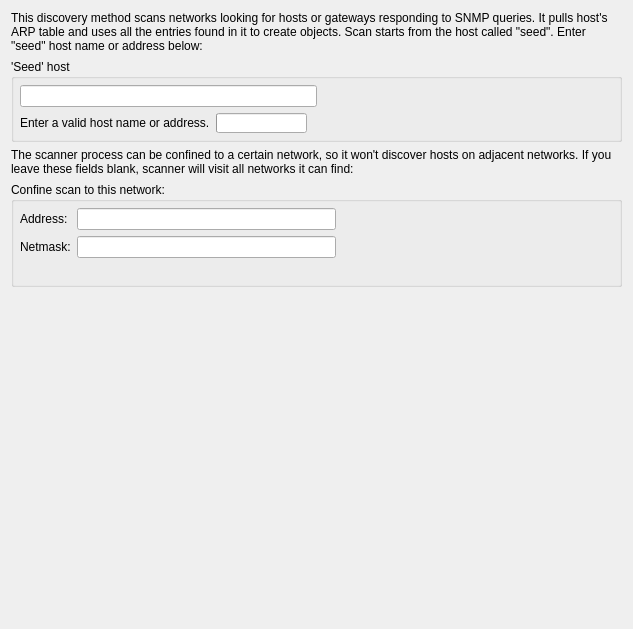
<?xml version="1.0" encoding="UTF-8"?>
<ui version="4.0">
 <class>ND_SetupPage_q</class>
 <widget class="QWizardPage" name="ND_SetupPage_q">
  <property name="geometry">
   <rect>
    <x>0</x>
    <y>0</y>
    <width>633</width>
    <height>629</height>
   </rect>
  </property>
  <property name="windowTitle">
   <string>WizardPage</string>
  </property>
  <layout class="QGridLayout" name="gridLayout">
   <item row="0" column="0">
    <widget class="QLabel" name="textLabel3_2">
     <property name="text">
      <string>This discovery method scans networks looking for hosts or gateways responding to SNMP queries. It pulls host's ARP table and uses all the entries found in it to create objects. Scan starts from the host called &quot;seed&quot;. Enter &quot;seed&quot; host name or address below:</string>
     </property>
     <property name="alignment">
      <set>Qt::AlignVCenter</set>
     </property>
     <property name="wordWrap">
      <bool>true</bool>
     </property>
    </widget>
   </item>
   <item row="1" column="0">
    <widget class="QGroupBox" name="buttonGroup4">
     <property name="title">
      <string>'Seed' host</string>
     </property>
     <layout class="QGridLayout">
      <property name="margin">
       <number>6</number>
      </property>
      <item row="0" column="0">
       <layout class="QHBoxLayout" name="_2">
        <item>
         <widget class="QLineEdit" name="seedhostname">
          <property name="text">
           <string/>
          </property>
         </widget>
        </item>
        <item>
         <spacer>
          <property name="orientation">
           <enum>Qt::Horizontal</enum>
          </property>
          <property name="sizeType">
           <enum>QSizePolicy::Expanding</enum>
          </property>
          <property name="sizeHint" stdset="0">
           <size>
            <width>211</width>
            <height>21</height>
           </size>
          </property>
         </spacer>
        </item>
       </layout>
      </item>
      <item row="1" column="0">
       <layout class="QHBoxLayout" name="_3">
        <item>
         <widget class="QLabel" name="seedhosterror_message">
          <property name="enabled">
           <bool>true</bool>
          </property>
          <property name="minimumSize">
           <size>
            <width>0</width>
            <height>20</height>
           </size>
          </property>
          <property name="text">
           <string>Enter a valid host name or address.</string>
          </property>
          <property name="wordWrap">
           <bool>false</bool>
          </property>
         </widget>
        </item>
        <item>
         <widget class="QProgressBar" name="DNSprogress">
          <property name="sizePolicy">
           <sizepolicy hsizetype="Fixed" vsizetype="Fixed">
            <horstretch>0</horstretch>
            <verstretch>0</verstretch>
           </sizepolicy>
          </property>
          <property name="maximumSize">
           <size>
            <width>32767</width>
            <height>20</height>
           </size>
          </property>
          <property name="orientation">
           <enum>Qt::Horizontal</enum>
          </property>
         </widget>
        </item>
        <item>
         <spacer>
          <property name="orientation">
           <enum>Qt::Horizontal</enum>
          </property>
          <property name="sizeType">
           <enum>QSizePolicy::Expanding</enum>
          </property>
          <property name="sizeHint" stdset="0">
           <size>
            <width>40</width>
            <height>20</height>
           </size>
          </property>
         </spacer>
        </item>
       </layout>
      </item>
     </layout>
    </widget>
   </item>
   <item row="2" column="0">
    <widget class="QLabel" name="textLabel4">
     <property name="text">
      <string>The scanner process can be confined to a certain network, so it won't discover hosts on adjacent networks. If you leave these fields blank, scanner will visit all networks it can find:</string>
     </property>
     <property name="alignment">
      <set>Qt::AlignVCenter</set>
     </property>
     <property name="wordWrap">
      <bool>true</bool>
     </property>
    </widget>
   </item>
   <item row="3" column="0">
    <widget class="QGroupBox" name="buttonGroup3">
     <property name="title">
      <string>Confine scan to this network:</string>
     </property>
     <layout class="QGridLayout" name="_4">
      <property name="margin">
       <number>6</number>
      </property>
      <item row="0" column="1">
       <widget class="QLineEdit" name="snmpinaddr"/>
      </item>
      <item row="1" column="1">
       <widget class="QLineEdit" name="snmpinmask"/>
      </item>
      <item row="0" column="2">
       <spacer>
        <property name="orientation">
         <enum>Qt::Horizontal</enum>
        </property>
        <property name="sizeType">
         <enum>QSizePolicy::Expanding</enum>
        </property>
        <property name="sizeHint" stdset="0">
         <size>
          <width>271</width>
          <height>20</height>
         </size>
        </property>
       </spacer>
      </item>
      <item row="1" column="2">
       <spacer>
        <property name="orientation">
         <enum>Qt::Horizontal</enum>
        </property>
        <property name="sizeType">
         <enum>QSizePolicy::Expanding</enum>
        </property>
        <property name="sizeHint" stdset="0">
         <size>
          <width>271</width>
          <height>20</height>
         </size>
        </property>
       </spacer>
      </item>
      <item row="1" column="0">
       <widget class="QLabel" name="textLabel6">
        <property name="text">
         <string>Netmask:</string>
        </property>
        <property name="wordWrap">
         <bool>false</bool>
        </property>
       </widget>
      </item>
      <item row="0" column="0">
       <widget class="QLabel" name="textLabel5">
        <property name="text">
         <string>Address:</string>
        </property>
        <property name="wordWrap">
         <bool>false</bool>
        </property>
       </widget>
      </item>
      <item row="2" column="0" colspan="3">
       <widget class="QLabel" name="confineerror_message">
        <property name="text">
         <string/>
        </property>
        <property name="wordWrap">
         <bool>false</bool>
        </property>
       </widget>
      </item>
     </layout>
    </widget>
   </item>
   <item row="4" column="0">
    <spacer name="spacer">
     <property name="orientation">
      <enum>Qt::Vertical</enum>
     </property>
     <property name="sizeType">
      <enum>QSizePolicy::Expanding</enum>
     </property>
     <property name="sizeHint" stdset="0">
      <size>
       <width>20</width>
       <height>255</height>
      </size>
     </property>
    </spacer>
   </item>
  </layout>
 </widget>
 <resources/>
 <connections/>
</ui>
